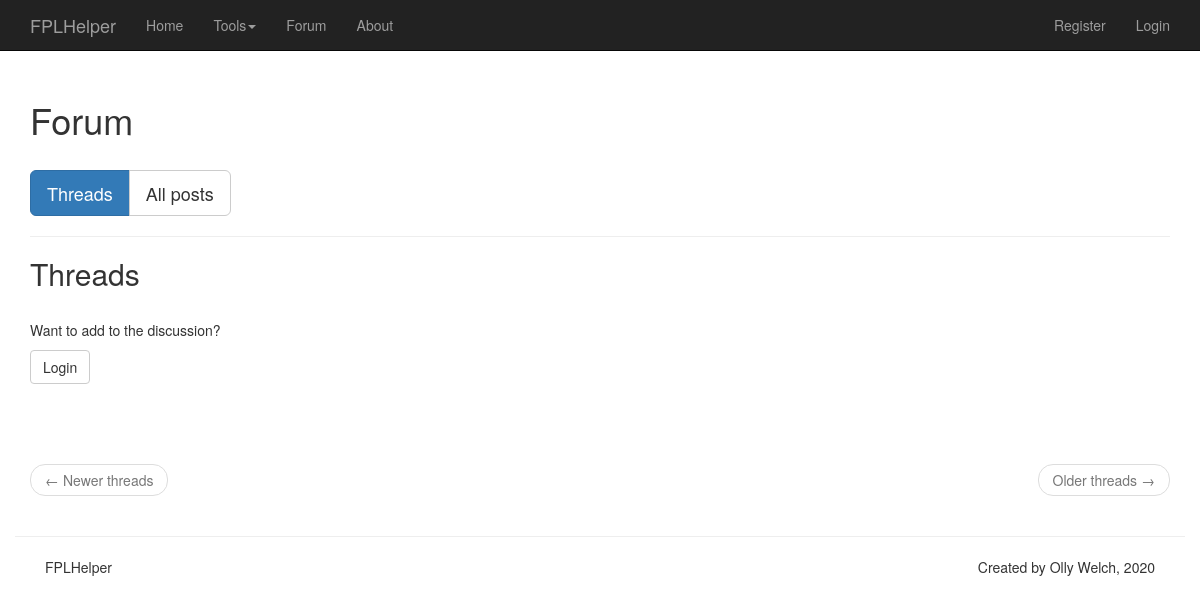
The app's page /forum/index, older data.
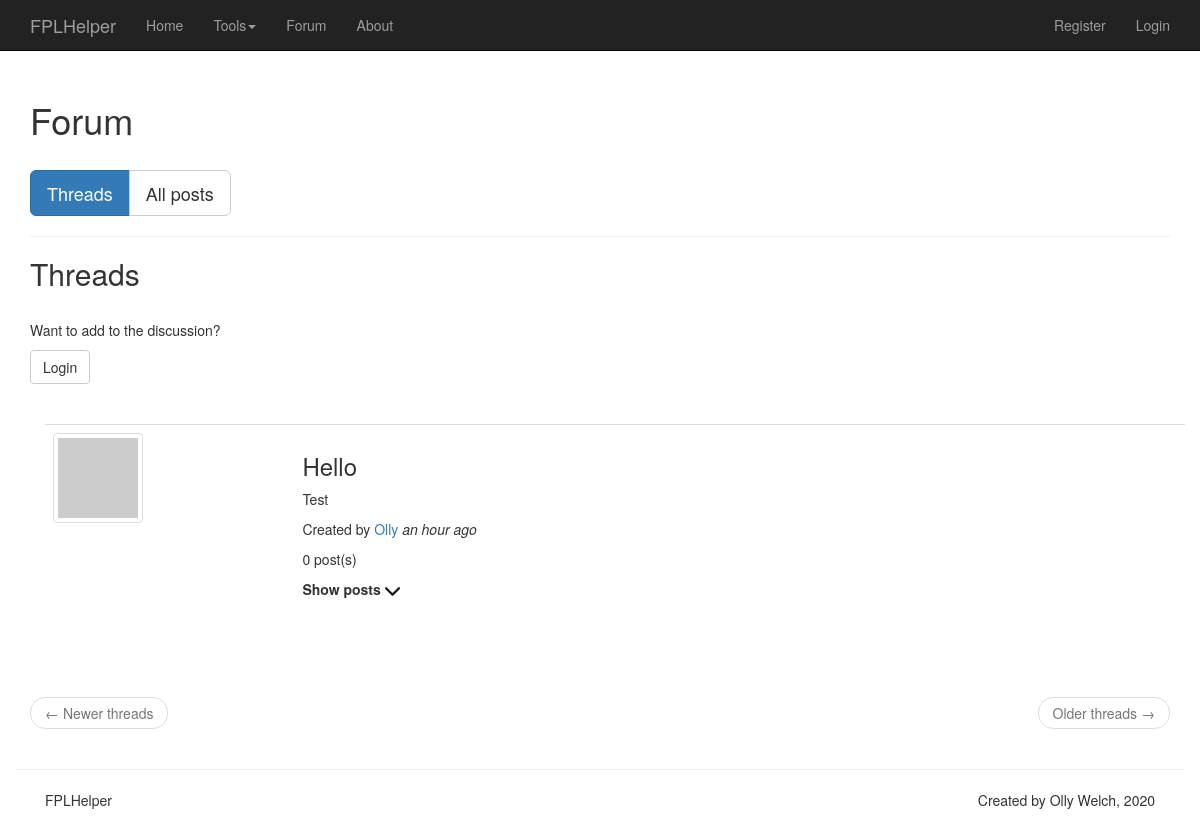
The same page, newer data.
### app/models.py (models this page shows, shortened)
class Thread(db.Model):
    id = db.Column(db.Integer, primary_key=True)
    name = db.Column(db.String(100))
    body = db.Column(db.String(256))
    timestamp = db.Column(db.DateTime, index=True, default=datetime.utcnow)
    user_id = db.Column(db.Integer, db.ForeignKey('user.id'))
    posts = db.relationship('Post', backref='posts', lazy='dynamic')
    language = db.Column(db.String(5))

class User(UserMixin, db.Model):
    id = db.Column(db.Integer, primary_key=True)
    username = db.Column(db.String(64), index=True, unique=True)
    email = db.Column(db.String(120), index=True, unique=True)
    team_id = db.Column(db.Integer)
    password_hash = db.Column(db.String(128))
    posts = db.relationship('Post', backref='author', lazy='dynamic')
    about_me = db.Column(db.String(140))
    last_seen = db.Column(db.DateTime, default=datetime.utcnow)
    liked = db.relationship(
        'PostLike',
        foreign_keys='PostLike.user_id',
        backref='user', lazy='dynamic')
    threads = db.relationship('Thread', foreign_keys='Thread.user_id', backref='user', lazy='dynamic')
    transfers = db.relationship('UserTransfer', foreign_keys='UserTransfer.user_id', backref='user', lazy='dynamic')
    notifications = db.relationship('Notification', backref='user',
                                    lazy='dynamic')
    last_read_time = db.Column(db.DateTime)
    def avatar(self, size):
        digest = md5(self.email.lower().encode('utf-8')).hexdigest()
        return 'https://www.gravatar.com/avatar/{}?d=identicon&s={}'.format(
            digest, size)

### app/blueprints/forum/routes.py (the view, shortened to what this page needs)
@bp.route('/index', methods=['GET', 'POST'])
def index():
    page = request.args.get('page', 1, type=int)
    threads = Thread.query.order_by(Thread.timestamp.desc()).paginate(
        page, current_app.config['THREADS_PER_PAGE_FORUM'], False)
    next_url = url_for('forum.index', page=threads.next_num) \
        if threads.has_next else None
    prev_url = url_for('forum.index', page=threads.prev_num) \
        if threads.has_prev else None
    form = ThreadForm()
    return render_template('forum/index.html', threads=threads.items, next_url=next_url, prev_url=prev_url, form=form,
                           title='Forum')

### app/templates/forum/index.html (shortened to what this page needs)
{% extends "base.html" %}
{% import 'bootstrap/wtf.html' as wtf %}
{% block app_content %}
<h1>Forum</h1>
<br>
<div class="btn-group" role="group">
    <button id="threads" class="btn btn-lg btn-primary">Threads</button>
    <button id="all_posts" class="btn btn-lg btn-default">All posts</button>
</div>
<hr>
<div id="show_threads">
    <h2>Threads</h2>
    <br>
    <div class="row">
        <div class="col col-md-4" id="createThreadButton">
            {% if current_user.is_anonymous %}
            <p>Want to add to the discussion?</p>
            <a class="btn btn-md btn-default" href="{{ url_for('auth.login') }}" role="button">Login</a>
            <br><br>
            {% else %}
            <button class="btn btn-md btn-default" onclick="show_create_thread_form();">Create a Thread</button>
            {% endif %}
        </div>
    </div>
    <br>
    <div class="container">
        {% for thread in threads %}
        {% include 'forum/_forum_thread.html' %}
        {% endfor %}
    </div>
    <br>
    <nav aria-label="...">
        <ul class="pager">
            <li class="previous{% if not prev_url %} disabled{% endif %}">
                <a href="{{ prev_url or '#' }}">
                    <span aria-hidden="true">&larr;</span> Newer threads
                </a>
            </li>
            <li class="next{% if not next_url %} disabled{% endif %}">
                <a href="{{ next_url or '#' }}">
                    Older threads <span aria-hidden="true">&rarr;</span>
                </a>
            </li>
        </ul>
    </nav>
</div>
{% endblock %}

### app/templates/base.html (shortened to what this page needs)
{% extends 'bootstrap/base.html' %}
{% block navbar %}
    <nav class="navbar  navbar-fixed-top  navbar-inverse bg-primary">
        <div class="container">
            <div class="navbar-header">
                <a class="navbar-brand" href="{{ url_for('main.index') }}">FPLHelper</a>
            </div>
            <div class="collapse navbar-collapse" id="bs-example-navbar-collapse-2">
              <ul class="nav navbar-nav">
                  <li><a href="{{ url_for('main.index') }}">{{ _('Home') }}</a></li>
                  <li class="dropdown">
                  <a href="#" class="dropdown-toggle" data-toggle="dropdown" role="button">{{ _('Tools') }}<span class="caret"></span></a>
                  </li>
              </ul>
              <ul class="nav navbar-nav">
                  <li><a href="{{ url_for('forum.index') }}">{{ _('Forum') }}</a></li>
                  <li><a href="{{ url_for('main.about') }}">{{ _('About') }}</a></li>
              </ul>
              <ul class="nav navbar-nav navbar-right">
                {% if current_user.is_anonymous %}
                  <li><a href="{{ url_for('auth.register') }}">{{ _('Register') }}</a></li>
                  <li><a href="{{ url_for('auth.login') }}">{{ _('Login') }}</a></li>
                {% endif %}
              </ul>
            </div>
        </div>
    </nav>
<br>
<br>
<br>
<br>
{% endblock %}
{% block content %}
    <div class="content">
        <div class="container">
        {% block app_content %}{% endblock %}
        </div>
    </div>
<footer>
    <div class="container">
        <div class="row">
          <hr>
          <div class="col col-lg-12">
              <div class="col col-md-8">
                  <p>FPLHelper</p>
              </div>
              <div class="col col-md-4">
                  <p class="muted pull-right">Created by Olly Welch, 2020</p>
              </div>
          </div>
      </div>
    </div>
</footer>
{% endblock %}

### app/templates/forum/_forum_thread.html (shortened to what this page needs)
<table class="table table-hover">
        <tr>
            <td width="70px">
                <a href="{{ url_for('profile.profile', username=thread.user.username) }}">
                    <img src="{{ thread.user.avatar(150) }}" class="img img-thumbnail img-responsive" />
                </a>
            </td>
            <td width="250px">
                <div id="thread_name{{ thread.id }}">
                    <h3>{{ thread.name }}</h3>
                </div>
                <p><span id="thread_body{{ thread.id }}">{{ thread.body }}</span></p>
                {% if current_user.username == thread.user.username %}
                <p>Created by you,
                    <i>{{ moment(thread.timestamp).fromNow() }}</i></p>
                {% else %}
                <p>Created by
                    <span class="user_popup">
                        <a href="{{ url_for('profile.profile', username=thread.user.username) }}">
                            {{ thread.user.username }}
                        </a>
                    </span>
                    <i>{{ moment(thread.timestamp).fromNow() }}</i></p>
                {% endif %}
                <p id="count{{ thread.id }}">{{ thread.posts.count() }} post(s)</p>
                <div id="see_more_{{ thread.id }}">
                    <p onclick="get_posts({{ thread.id }});"><b>Show posts
                        <img style="width:15px;height:15px" src="{{ url_for('static', filename='images/down_arrow.png') }}"></b></p>
                </div>
            </td>
        </tr>
 </table>
<br>

Row changes from the older to the newer data that the page shows:
added Thread: name "Hello", body "Test", user.username "Olly", timestamp "an hour ago", posts.count "0"
